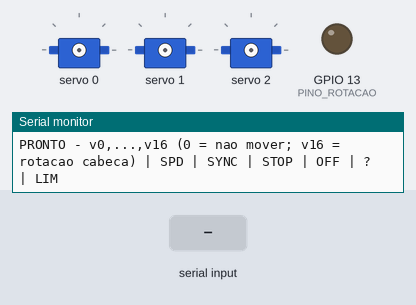
Recording of a sketch running on a simulated ESP32. On the bench: 3 × servo, output pins drawn as LEDs (lit = HIGH), the last lines printed to the serial monitor. The inputs (shaded band) are chosen by the test bench.

Above: at 1.7 s.
1.8 s: "90,45,200\n" received over Serial
3.3 s: "30,150,10\n" received over Serial
At 4.6 s:
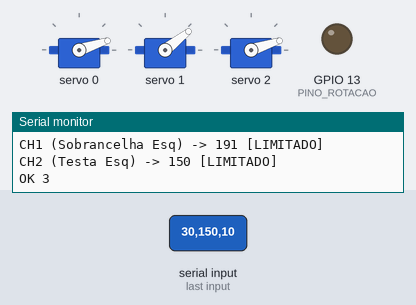
4.9 s: "200\n" received over Serial
At 5.8 s:
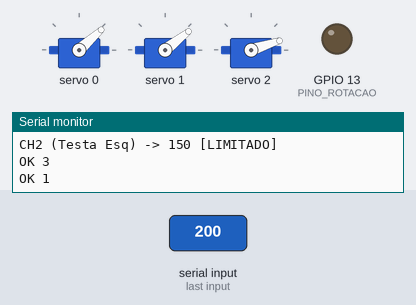
6.5 s: "90,45,200\n" received over Serial
At 7.1 s:
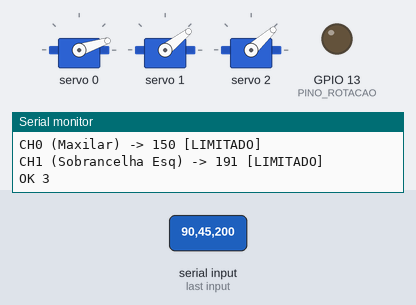
8.1 s: "200\n" received over Serial
At 9.5 s:
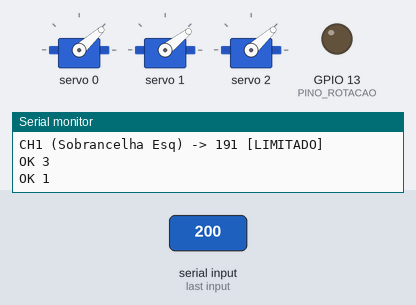
Timing chart, 0 to 10.7 s (numbered marks = the images above; inputs shaded):
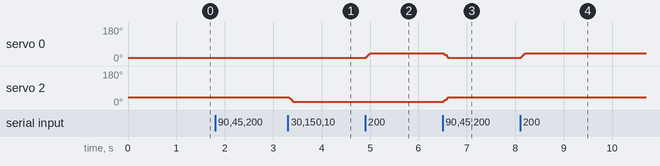

Measured:
- after the input at 3.3 s, servo 2: 42° → 18° at once
- after the input at 4.9 s, servo 0: 18° → 42° at once
- after the input at 6.5 s, servo 0: 42° → 18° at once; servo 2: 18° → 42° at once
- after the input at 8.1 s, servo 0: 18° → 42° at once

The sketch:

cabeca_serial_esp32.ino
```cpp
/*
 * Cabeça InMoov - ESP32 + PCA9685 + servo de rotação da cabeça (GPIO 13)
 * Movimento em VELOCIDADE CONSTANTE (sem "pulo" direto para a posição).
 *
 * OBS: o conteúdo é Arduino (C++). A extensão .c é só para facilitar a
 * visualização na web. Para compilar na Arduino IDE, salve como .ino
 * (dentro de uma pasta com o mesmo nome do arquivo).
 *
 * ====== PROTOCOLO (linhas de texto terminadas em '\n') ======
 * Posições:  v0,v1,...,v16
 *     v0..v15 -> canais do PCA9685 (I2C)
 *     v16     -> rotação da cabeça: servo direto no GPIO 13 (50 Hz gerado
 *                pelo timer do periférico LEDC, sem biblioteca extra).
 *                Usa a MESMA unidade dos demais: ticks de 12 bits em 50 Hz
 *                (1 tick = 20000/4096 us ~ 4,88 us). Linhas antigas com 16
 *                valores continuam válidas (v16 = não mexe).
 *     0  -> NÃO mexe nesse canal
 *     >0 -> novo alvo (em ticks), cortado nos limites do canal.
 *           O servo anda até lá em velocidade constante.
 *
 * Comandos:
 *     SPD n      -> velocidade de TODOS os canais, em ticks/segundo
 *     SPD c n    -> velocidade só do canal c
 *     SYNC 1     -> todos os servos de um mesmo comando chegam juntos
 *                   (o que tem mais a andar usa a sua velocidade; os
 *                   demais são reduzidos, cada um ainda em vel. constante)
 *     SYNC 0     -> cada servo anda na sua própria velocidade (padrão)
 *     STOP       -> congela todos onde estão (mantém o sinal)
 *     OFF        -> desliga o sinal de todos (servos soltos)
 *     ?          -> mostra posições, velocidades e modo SYNC
 *     LIM        -> mostra a tabela de limites
 *
 * IMPORTANTE: ao ligar a placa (ou após OFF) a posição real do servo é
 * desconhecida. O PRIMEIRO comando de cada canal vai direto ao alvo; só
 * a partir daí o movimento passa a ser em rampa.
 */

#include <Wire.h>
#include <Adafruit_PWMServoDriver.h>
#include <math.h>
#include <string.h>
#include <stdlib.h>
#include <stdio.h>

// ====== CONFIGURAÇÕES ======
#define SDA_PIN        21
#define SCL_PIN        22
#define PCA_ADDR       0x40
#define SERVO_FREQ     50
#define NUM_PCA        16      // canais 0-15: PCA9685 (I2C)
#define NUM_SERVOS     17      // + 1 servo ligado direto ao ESP32
#define CANAL_ROTACAO  16      // índice do servo de rotação da cabeça
#define PINO_ROTACAO   13      // GPIO do servo de rotação (sem I2C)
#define LEDC_RES_BITS  16      // resolução do timer LEDC (>= 12 bits)
#define LEDC_CANAL     0       // canal LEDC (usado só no core Arduino-ESP32 2.x)
#define BAUDRATE       115200

#define INTERVALO_MS   20      // período de atualização (50 Hz = ciclo do servo)
#define VEL_PADRAO     500     // ticks por segundo (menor = mais lento)
#define VEL_MIN        5
#define VEL_MAX        3000
#define REPORTAR_FIM   0       // 1 = imprime "FIM" quando todos terminam de andar

// ====== LIMITES POR CANAL (ticks de 12 bits) ======
// Canais 2 e 6 (Testa): servo sem mecanismo -> faixa livre.
// Canal 16 (Rotação): limites PROVISÓRIOS (1,0 ms a 2,0 ms). AJUSTE conforme o
// curso mecânico real do pescoço antes de usar a faixa completa!
// Canal:                0    1    2    3    4    5    6    7    8    9    10   11   12   13   14   15   16
const int LIM_MIN[NUM_SERVOS] = {150, 191, 150, 225, 210, 226, 150, 251, 228, 250, 250, 271, 263, 230, 250, 271, 200};
const int LIM_MAX[NUM_SERVOS] = {321, 299, 600, 308, 327, 373, 600, 306, 355, 350, 310, 340, 312, 312, 350, 327, 400};

const char *NOMES[NUM_SERVOS] = {
  "Maxilar", "Sobrancelha Esq", "Testa Esq", "Palpebra Dir Baixo",
  "Palpebra Dir Cima", "Sobrancelha Dir", "Testa Dir", "Olho Dir E/D",
  "Olho Dir U/D", "Bochecha Dir", "Palpebra Esq Cima", "Palpebra Esq Baixo",
  "Olho Esq E/D", "Olho Esq U/D", "Bochecha Esq", "Nariz",
  "Rotacao Cabeca"
};

Adafruit_PWMServoDriver pwm = Adafruit_PWMServoDriver(PCA_ADDR);

// ====== SAÍDA DE UM CANAL ======
// Canais 0-15 vão pelo PCA9685; o canal 16 sai pelo GPIO 13 usando o timer
// LEDC em 50 Hz. Como o ciclo tem 4096 ticks, duty = ticks << (RES - 12).
// ticks = 0 -> duty 0 -> pino em nível baixo (servo solto), igual ao PCA.
void escreverCanal(uint8_t c, int ticks) {
  if (c < NUM_PCA) {
    pwm.setPWM(c, 0, ticks);
  } else {
    uint32_t duty = (uint32_t)ticks << (LEDC_RES_BITS - 12);
#if ESP_ARDUINO_VERSION_MAJOR >= 3
    ledcWrite(PINO_ROTACAO, duty);
#else
    ledcWrite(LEDC_CANAL, duty);
#endif
  }
}

void iniciarServoRotacao() {
#if ESP_ARDUINO_VERSION_MAJOR >= 3
  ledcAttach(PINO_ROTACAO, SERVO_FREQ, LEDC_RES_BITS);
  ledcWrite(PINO_ROTACAO, 0);
#else
  ledcSetup(LEDC_CANAL, SERVO_FREQ, LEDC_RES_BITS);
  ledcAttachPin(PINO_ROTACAO, LEDC_CANAL);
  ledcWrite(LEDC_CANAL, 0);
#endif
}

// ====== ESTADO DO MOVIMENTO ======
float posAtual[NUM_SERVOS];      // posição atual (ticks, com fração)
int   alvo[NUM_SERVOS];          // 0 = sem movimento pendente
bool  conhecido[NUM_SERVOS];     // false até o primeiro comando do canal
int   ultimoPWM[NUM_SERVOS];     // último valor realmente escrito no PCA9685
float velConfig[NUM_SERVOS];     // velocidade configurada (ticks/s)
float velEf[NUM_SERVOS];         // velocidade efetiva do movimento atual
bool  modoSync = false;

unsigned long ultimaAtualizacao = 0;
bool estavaMovendo = false;

char buffer[256];
size_t idx = 0;

// ====== MOVIMENTO ======
void atualizarMovimento() {
  unsigned long agora = millis();
  unsigned long dt = agora - ultimaAtualizacao;
  if (dt < INTERVALO_MS) return;
  ultimaAtualizacao = agora;
  float dts = dt / 1000.0f;

  bool movendo = false;
  for (uint8_t c = 0; c < NUM_SERVOS; c++) {
    if (alvo[c] == 0) continue;

    float dif = alvo[c] - posAtual[c];
    float passo = velEf[c] * dts;

    if (fabsf(dif) <= passo) {            // chegou
      posAtual[c] = alvo[c];
      alvo[c] = 0;
    } else {
      posAtual[c] += (dif > 0) ? passo : -passo;
      movendo = true;
    }

    int p = (int)lroundf(posAtual[c]);
    if (p != ultimoPWM[c]) {              // só escreve se mudou
      escreverCanal(c, p);
      ultimoPWM[c] = p;
    }
  }

#if REPORTAR_FIM
  if (estavaMovendo && !movendo) Serial.println("FIM");
#endif
  estavaMovendo = movendo;
}

// ====== COMANDOS ======
void soltarTodos() {
  for (uint8_t c = 0; c < NUM_SERVOS; c++) {
    escreverCanal(c, 0);
    alvo[c] = 0;
    conhecido[c] = false;
    ultimoPWM[c] = 0;
  }
  estavaMovendo = false;
  Serial.println("OK OFF");
}

void pararTudo() {
  for (uint8_t c = 0; c < NUM_SERVOS; c++) alvo[c] = 0;
  estavaMovendo = false;
  Serial.println("OK STOP");
}

void mostrarStatus() {
  Serial.print("POS ");
  for (uint8_t c = 0; c < NUM_SERVOS; c++) {
    Serial.print(conhecido[c] ? (int)lroundf(posAtual[c]) : 0);
    if (c < NUM_SERVOS - 1) Serial.print(",");
  }
  Serial.println();
  Serial.print("SPD ");
  for (uint8_t c = 0; c < NUM_SERVOS; c++) {
    Serial.print((int)lroundf(velConfig[c]));
    if (c < NUM_SERVOS - 1) Serial.print(",");
  }
  Serial.printf("  SYNC %d\n", modoSync ? 1 : 0);
}

void mostrarLimites() {
  for (uint8_t c = 0; c < NUM_SERVOS; c++) {
    Serial.printf("CH%02d %-20s %d - %d\n", c, NOMES[c], LIM_MIN[c], LIM_MAX[c]);
  }
}

void comandoVelocidade(char *args) {
  int a = 0, b = 0;
  int n = sscanf(args, "%d %d", &a, &b);
  if (n == 1) {
    if (a < VEL_MIN || a > VEL_MAX) { Serial.println("ERRO velocidade fora da faixa"); return; }
    for (uint8_t c = 0; c < NUM_SERVOS; c++) velConfig[c] = a;
    Serial.printf("OK SPD todos = %d ticks/s\n", a);
  } else if (n == 2) {
    if (a < 0 || a >= NUM_SERVOS || b < VEL_MIN || b > VEL_MAX) {
      Serial.println("ERRO canal ou velocidade invalidos");
      return;
    }
    velConfig[a] = b;
    Serial.printf("OK SPD canal %d = %d ticks/s\n", a, b);
  } else {
    Serial.println("ERRO uso: SPD n | SPD canal n");
  }
}

// ====== QUADRO DE POSIÇÕES ======
void processarFrame(char *linha) {
  int valores[NUM_SERVOS] = {0};
  int n = 0;

  char *token = strtok(linha, ",");
  while (token != NULL && n < NUM_SERVOS) {
    valores[n++] = atoi(token);
    token = strtok(NULL, ",");
  }

  bool mexe[NUM_SERVOS] = {false};
  int recebidos = 0;

  for (uint8_t c = 0; c < NUM_SERVOS; c++) {
    int v = valores[c];
    if (v <= 0) continue;                  // zero = não mexe

    bool cortado = false;
    if (v < LIM_MIN[c]) { v = LIM_MIN[c]; cortado = true; }
    if (v > LIM_MAX[c]) { v = LIM_MAX[c]; cortado = true; }
    if (cortado) Serial.printf("CH%d (%s) -> %d [LIMITADO]\n", c, NOMES[c], v);
    recebidos++;

    if (!conhecido[c]) {                   // posição real desconhecida: vai direto
      escreverCanal(c, v);
      posAtual[c] = v;
      ultimoPWM[c] = v;
      conhecido[c] = true;
      alvo[c] = 0;
      continue;
    }

    alvo[c] = v;
    mexe[c] = true;
  }

  // Define a velocidade efetiva de cada canal que recebeu alvo novo
  int canalMaior = -1;
  float maiorDist = 0;
  for (uint8_t c = 0; c < NUM_SERVOS; c++) {
    if (!mexe[c]) continue;
    float d = fabsf(alvo[c] - posAtual[c]);
    if (d > maiorDist) { maiorDist = d; canalMaior = c; }
  }

  for (uint8_t c = 0; c < NUM_SERVOS; c++) {
    if (!mexe[c]) continue;
    if (modoSync && canalMaior >= 0 && maiorDist > 0.5f) {
      float tempo = maiorDist / velConfig[canalMaior];      // segundos
      float d = fabsf(alvo[c] - posAtual[c]);
      float v = d / tempo;
      velEf[c] = (v < VEL_MIN) ? VEL_MIN : v;
    } else {
      velEf[c] = velConfig[c];
    }
  }

  if (recebidos > 0) {
    estavaMovendo = true;
    ultimaAtualizacao = millis();          // evita "salto" no primeiro passo
  }
  Serial.printf("OK %d\n", recebidos);
}

void processarLinha(char *linha) {
  while (*linha == ' ') linha++;
  if (linha[0] == '\0') return;

  if (strncasecmp(linha, "OFF", 3) == 0)  { soltarTodos(); return; }
  if (strncasecmp(linha, "STOP", 4) == 0) { pararTudo(); return; }
  if (strncasecmp(linha, "LIM", 3) == 0)  { mostrarLimites(); return; }
  if (linha[0] == '?')                    { mostrarStatus(); return; }
  if (strncasecmp(linha, "SPD", 3) == 0)  { comandoVelocidade(linha + 3); return; }
  if (strncasecmp(linha, "SYNC", 4) == 0) {
    modoSync = (atoi(linha + 4) != 0);
    Serial.printf("OK SYNC %d\n", modoSync ? 1 : 0);
    return;
  }

  processarFrame(linha);
}

// ====== SETUP / LOOP ======
void setup() {
  Serial.begin(BAUDRATE);
  delay(500);

  Wire.begin(SDA_PIN, SCL_PIN);
  Wire.setClock(400000);                   // I2C rápido: 16 canais cabem no período
  pwm.begin();
  pwm.setOscillatorFrequency(27000000);
  pwm.setPWMFreq(SERVO_FREQ);
  iniciarServoRotacao();                   // GPIO 13, 50 Hz via timer LEDC
  delay(10);

  for (uint8_t c = 0; c < NUM_SERVOS; c++) {
    posAtual[c] = 0;
    alvo[c] = 0;
    conhecido[c] = false;
    ultimoPWM[c] = 0;
    velConfig[c] = VEL_PADRAO;
    velEf[c] = VEL_PADRAO;
  }

  Serial.println();
  Serial.println("PRONTO - v0,...,v16 (0 = nao mover; v16 = rotacao cabeca) | SPD | SYNC | STOP | OFF | ? | LIM");
}

void loop() {
  while (Serial.available()) {
    char ch = Serial.read();
    if (ch == '\r') continue;
    if (ch == '\n') {
      buffer[idx] = '\0';
      processarLinha(buffer);
      idx = 0;
    } else if (idx < sizeof(buffer) - 1) {
      buffer[idx++] = ch;
    } else {
      idx = 0;
      Serial.println("ERRO linha muito longa");
    }
  }

  atualizarMovimento();
}
```
